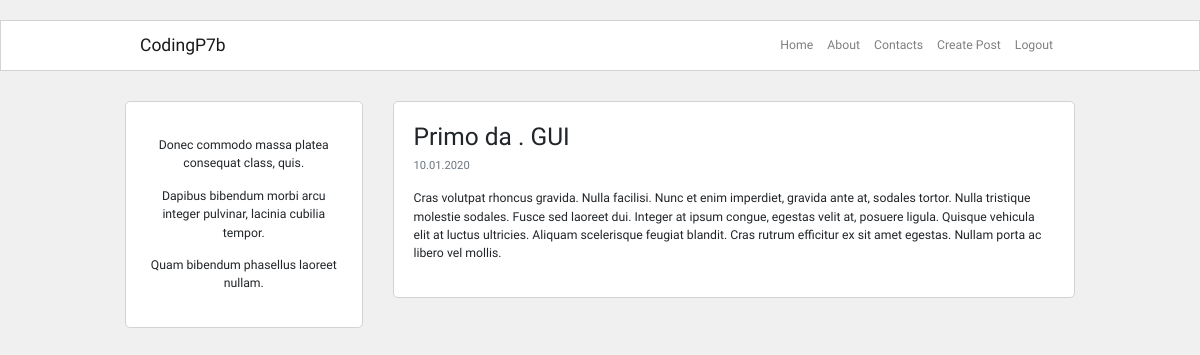
Page /posts/5 (signed in) on the committed database.
### blog/models.py (models this page shows, shortened)
class Post(db.Model):
    id = db.Column(db.Integer, primary_key=True)
    user_id = db.Column(db.Integer, db.ForeignKey('user.id'), nullable=False)
    created_at = db.Column(db.DateTime, default=datetime.now)
    title = db.Column(db.String(120), nullable=False)
    description = db.Column(db.String(240))
    body = db.Column(db.Text(), nullable=False) # no string limits

### blog/routes.py (the view)
@app.route("/posts/<int:post_id>")
def post_detail(post_id):
    post_instance = Post.query.get_or_404(post_id)
    return render_template("post_detail.html", post=post_instance)

### blog/models.py (called while the page is built)
@login_manager.user_loader
def load_user(id):
    return User.query.get(int(id))

### blog/templates/post_detail.html (shortened to what this page needs)
{% extends 'base.html' %}
{% block content %}
<div class="container content-container">
    <div class="row no-gutters">
        <div class="col-md-9 order-md-2">
            <div class="post-page-block">
                <h3>{{ post.title }}</h3>
                <p class="p-small-two text-muted">
                    {{ post.created_at.strftime('%d.%m.%Y') }}
                </p>
                <p>
                    {{ post.body|markdown }}
                </p>
            </div>
        </div>
        <div class="col-md-3 order-md-1">
            {%include 'about_me_snippet.html' %}
        </div>
    </div>
</div>
{% endblock %}

### blog/static/blog.css (style rules this page uses)
html, body { font-family: 'Raleway', sans-serif; font-size: 0.875rem; padding: 10px 0px 10px 0px; background-color: #f0f0f0; }
.content-container { max-width: 950px; margin-top: 30px; margin-bottom: 30px; padding: 0px; }
.post-page-block { background-color: #fff; border: 1px solid #d3d3d3; border-radius: 5px; padding: 20px; margin-bottom: 30px; }
.p-small-two { font-size: 0.800rem; }
@media (min-width: 768px) { .post-page-block { margin-left: 30px; } }

### rows in the picture
Post: title "Primo da . GUI", created_at "10.01.2020", body "Cras volutpat rhoncus gravida. Nulla facilisi. Nunc et enim imperdiet, gravida ante at, sodales tortor. Nulla tristique molestie sodales. Fusce sed laoreet dui. Integer at ipsum congue, egestas velit at, posuere ligula. Quisque vehicula elit at luctus ultricies. Aliquam scelerisque feugiat blandit. Cras rutrum efficitur ex sit amet egestas. Nullam porta ac libero vel mollis."

### other values in the picture
{{ lipsum(n=3, min=5, max=10) }} "Donec commodo massa platea consequat class, quis. Dapibus bibendum morbi arcu integer pulvinar, lacinia cubilia tempor. Quam bibendum phasellus laoreet nullam."
